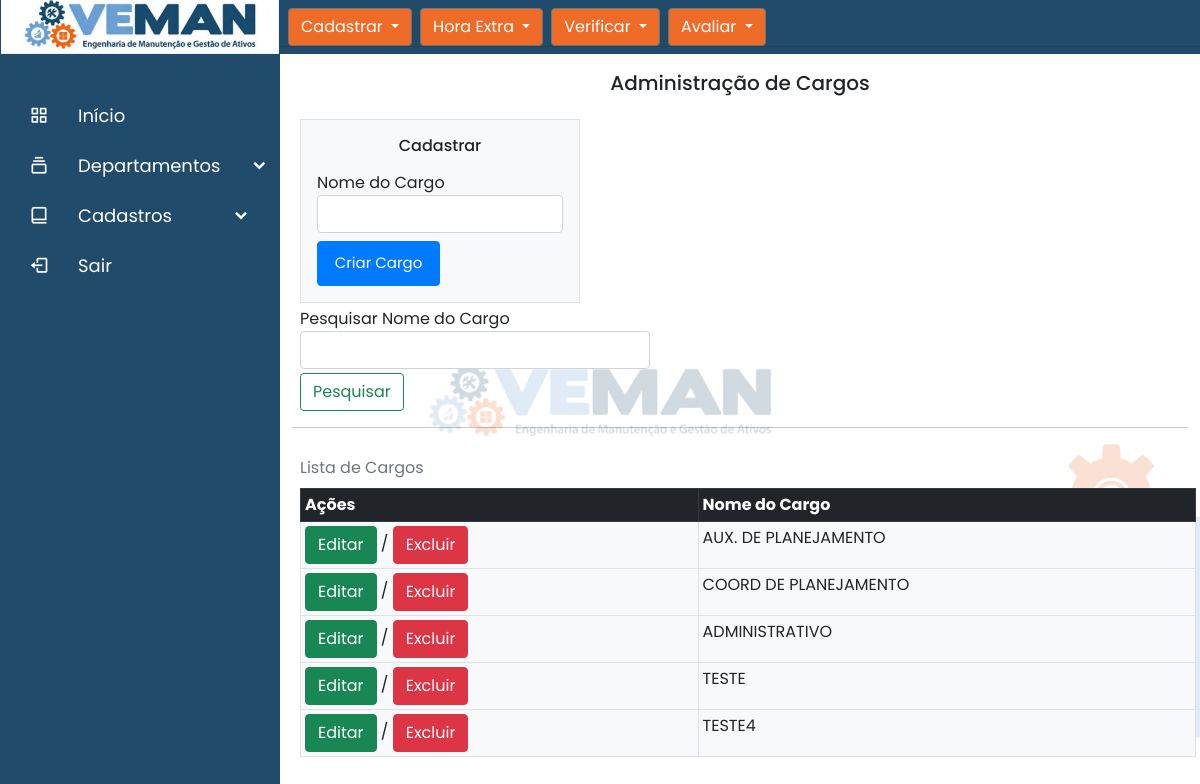
The app's page /cargos with its own data.
### vemango/models.py (models this page shows)
class Cargo(database.Model):
    id = database.Column(database.Integer, primary_key=True)
    nome_cargo = database.Column(database.String, nullable=False, unique=True)
    data_criacao = database.Column(database.DateTime, nullable=False, default=datetime.utcnow)

### vemango/routes.py (the view)
@app.route('/cargos', methods=['GET', 'POST'])
def cargos():
    cadastro_cargo = CriarCargo()
    lista_cargos = Cargo.query.all()
    if cadastro_cargo.validate_on_submit() and 'botao_submit_cargo' in request.form:
        cargo = Cargo(nome_cargo=cadastro_cargo.nome_cargo.data)
        database.session.add(cargo)
        database.session.commit()
        flash(f'Cargo {cadastro_cargo.nome_cargo.data} cadastrado com sucesso.', 'alert-success')
        return redirect(url_for('cargos'))
    return render_template('cargos.html', cadastro_cargo=cadastro_cargo, lista_cargos=lista_cargos)

### vemango/forms.py (shortened to what this page needs)
class CriarCargo(FlaskForm):
    nome_cargo = StringField('Nome do Cargo', validators=[DataRequired()])
    botao_submit_cargo = SubmitField('Criar Cargo')

### vemango/templates/cargos.html (shortened to what this page needs)
{% extends 'recursoshumanos.html' %}
{% block cargo %}
<hr>
<div class="container-fluid">
    <div class="row" >
        <div class="col">
            <div class="g-2 p-1 mt-1  text-center">
                <h5>Administração de Cargos </h5>
            </div>
        </div>
    </div>
    <div class=" ps-2 container-expand-lg mb-1" >
        <div class="row" >
            <div class="col-4">
                <form method="POST" action="" class="border p-3 mt-1  border bg-light">
                    <legend class="text-center"><h6>Cadastrar </h6></legend>
                    <fieldset>
                        <div class="form-group">
                            {{ cadastro_cargo.nome_cargo.label(class="form-control-label") }}
                            {% if cadastro_cargo.nome_cargo.errors %}
                                {{ cadastro_cargo.nome_cargo(class="form-control is-invalid") }}
                            <div class="invalid-feedback">
                                    {% for erro in cadastro_cargo.nome_cargo.errors %}
                                        {{ erro }}
                                    {% endfor %}
                            </div>
                                {% else %}
                                    {{ cadastro_cargo.nome_cargo(class="form-control") }}
                                {% endif %}
                        </div>
                    </fieldset>
                        {{ cadastro_cargo.botao_submit_cargo(class="btn btn-primary mt-2") }}
                </form>
            </div>
        </div>
    </div>
    <form  class="d-flex ps-2 nav-item">
          <fieldset>
                <h8>Pesquisar Nome do Cargo</h8>
                <input class="form-control me-2 mb-1" type="search" placeholder="" aria-label="Search" name="pesquisado">
                <button class="btn btn-outline-success" name="pesquisar" type="submit">Pesquisar</button>
          </fieldset>
    </form>
    <hr>
    <div class="container-expand-lg" >
        <table class="table table-sm caption-top  table-hover table-bordered ms-2  mb-2 border p-3 mt-1  border bg-light" >
            <caption>Lista de Cargos</caption>
            <div class="row" >
                <div class="col">
                  <thead class="table-dark">
                    <tr class="header">
                      <th scope="col">Ações</th>
                      <th scope="col">Nome do Cargo</th>
                    </tr>
                  </thead>
                  <tbody>
                  {% for cargo in lista_cargos %}
                    <tr>
                        <td><a class="btn btn-success" href="{{ url_for('editarcargo', cargo_id=cargo.id) }}" target="_blank"onclick="window.open(this.href, this.target, 'width=754,height=479'); return false;" >Editar</a> / <a class="btn btn-danger" href="{{ url_for('excluircargo', cargo_id=cargo.id) }}"  data-bs-toggle="modal" data-bs-target=""> Excluir</a></td>
                        <td>{{cargo.nome_cargo}}</td>
                    </tr>
                  {% endfor %}
                  </tbody>
                </div>
            </div>
        </table>
    </div>
</div>
{% endblock %}

### vemango/static/main.css (style rules this page uses)
body { background: url("./foto_veman/backgroundd.png") no-repeat fixed center; background-size: 100%; padding-left: 280px; padding-top: 30px; }
.btn-primary { background-color: #007bff; border-color: #007bff; padding: 10px; font-size: 15px; align-items: center; text-align: center; width: 50%; }

### vemango/static/navbar.css (style rules this page uses)
* { margin: 0; padding: 0; box-sizing: border-box; font-family: 'Poppins', sans-serif; }

### records on screen
Cargo: nome_cargo "AUX. DE PLANEJAMENTO"
Cargo: nome_cargo "COORD DE PLANEJAMENTO"
Cargo: nome_cargo "ADMINISTRATIVO"
Cargo: nome_cargo "TESTE"
Cargo: nome_cargo "TESTE4"

### other values on screen
{{ cadastro_cargo.nome_cargo.label(class="form-control-label") }} "Nome do Cargo"
